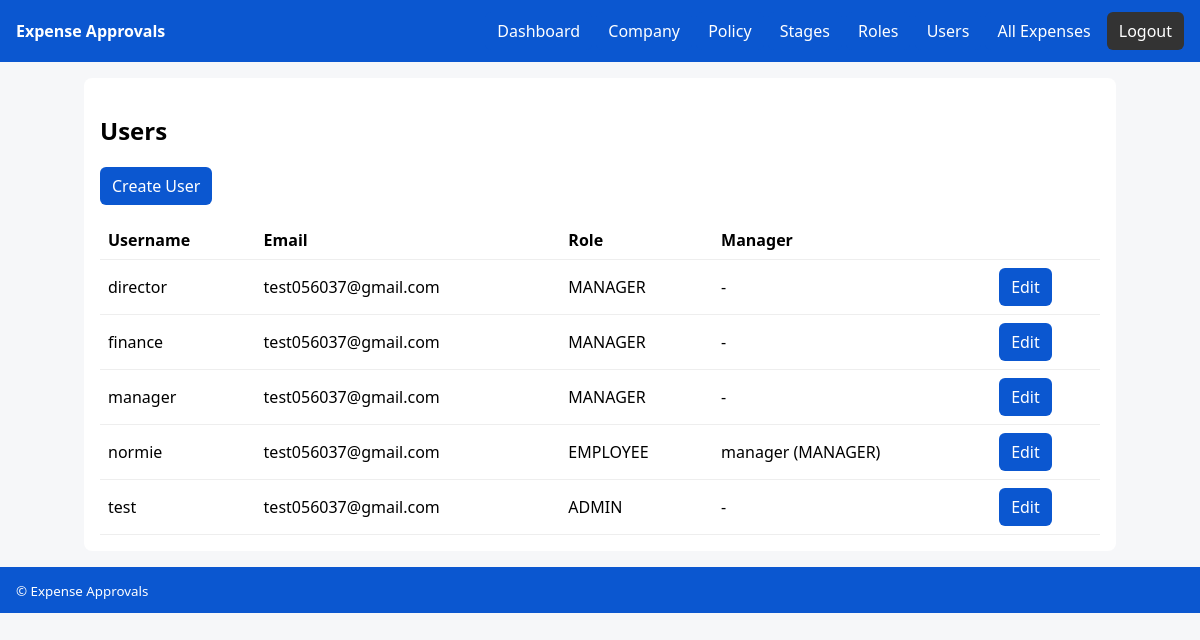
The page /expenses/users/ (signed in) on the database its author committed.
### expenses/models.py (models this page shows, shortened)
class User(AbstractUser):
    class Role(models.TextChoices):
        ADMIN = "ADMIN", "Admin"
        MANAGER = "MANAGER", "Manager"
        EMPLOYEE = "EMPLOYEE", "Employee"
    company = models.ForeignKey(Company, null=True, blank=True, on_delete=models.SET_NULL, related_name="users")
    role = models.CharField(max_length=16, choices=Role.choices, default=Role.EMPLOYEE)
    manager = models.ForeignKey("self", null=True, blank=True, on_delete=models.SET_NULL, related_name="team_members")
    def is_admin(self):
        return self.role == self.Role.ADMIN
    def __str__(self):
        return f"{self.username} ({self.role})"

### expenses/views.py (the view)
# urls.py: path("users/", views.users_list, name="users_list"),
@login_required
@user_passes_test(is_admin)
def users_list(request: HttpRequest):
    company = request.user.company
    users = User.objects.filter(company=company).order_by("username")
    return render(request, "expenses/users_list.html", {"users": users})

### expenses/views.py (called while the page is built)
def is_admin(user: User): return user.is_authenticated and user.is_admin()

### templates/expenses/users_list.html
{% extends "expenses/base.html" %}
{% block content %}
<h2>Users</h2>
<p><a class="btn" href="{% url 'user_new' %}">Create User</a></p>
<table>
  <thead><tr><th>Username</th><th>Email</th><th>Role</th><th>Manager</th><th></th></tr></thead>
  <tbody>
  {% for u in users %}
    <tr>
      <td>{{ u.username }}</td>
      <td>{{ u.email }}</td>
      <td>{{ u.role }}</td>
      <td>{{ u.manager|default:"-" }}</td>
      <td><a class="btn" href="{% url 'user_edit' u.id %}">Edit</a></td>
    </tr>
  {% empty %}
    <tr><td colspan="5">No users yet.</td></tr>
  {% endfor %}
  </tbody>
</table>
{% endblock %}

### templates/expenses/base.html (style rules this page uses)
body { font-family: system-ui, sans-serif; margin: 0; padding: 0; background: #f6f7f9; }
a { color: #0b57d0; text-decoration: none; }
.btn { display: inline-block; padding: 8px 12px; background: #0b57d0; color: #fff; border-radius: 6px; }
table { width: 100%; border-collapse: collapse; }
th, td { padding: 8px; border-bottom: 1px solid #eee; text-align: left; }

### rows shown on the page
User: username "director", email "test056037@gmail.com", role "MANAGER", manager "-"
User: username "finance", email "test056037@gmail.com", role "MANAGER", manager "-"
User: username "manager", email "test056037@gmail.com", role "MANAGER", manager "-"
User: username "normie", email "test056037@gmail.com", role "EMPLOYEE", manager "manager (MANAGER)"
User: username "test", email "test056037@gmail.com", role "ADMIN", manager "-"
